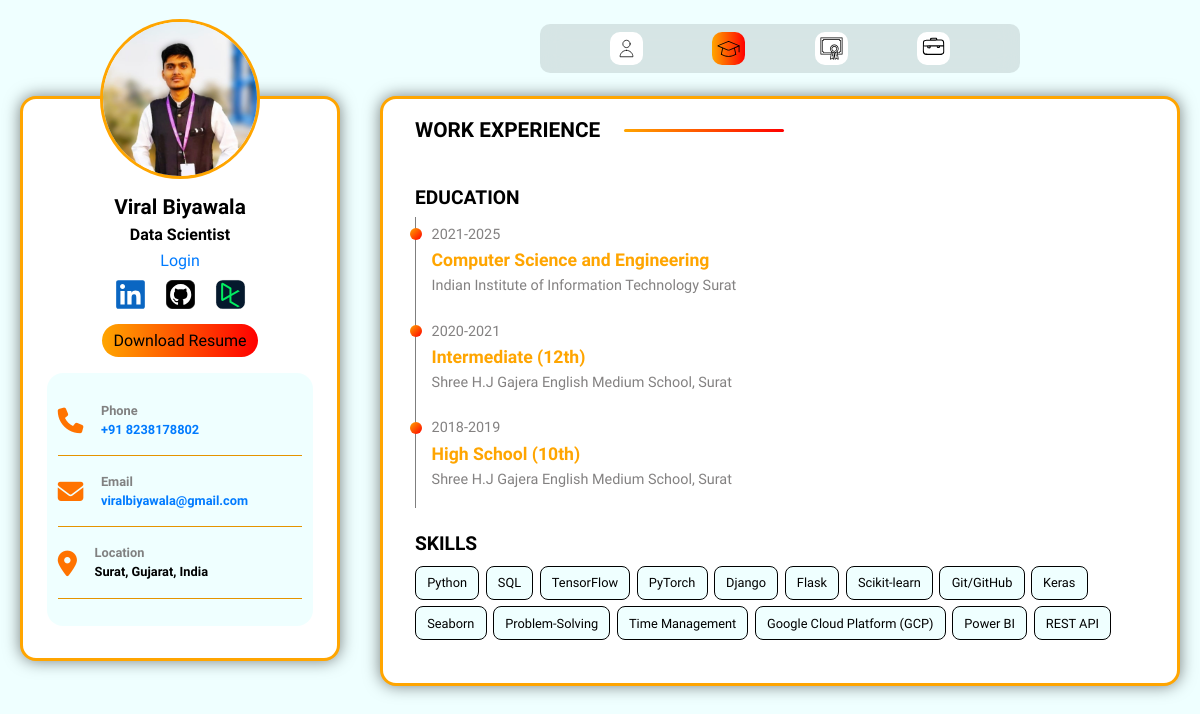
Page /education/ on the earlier database version.
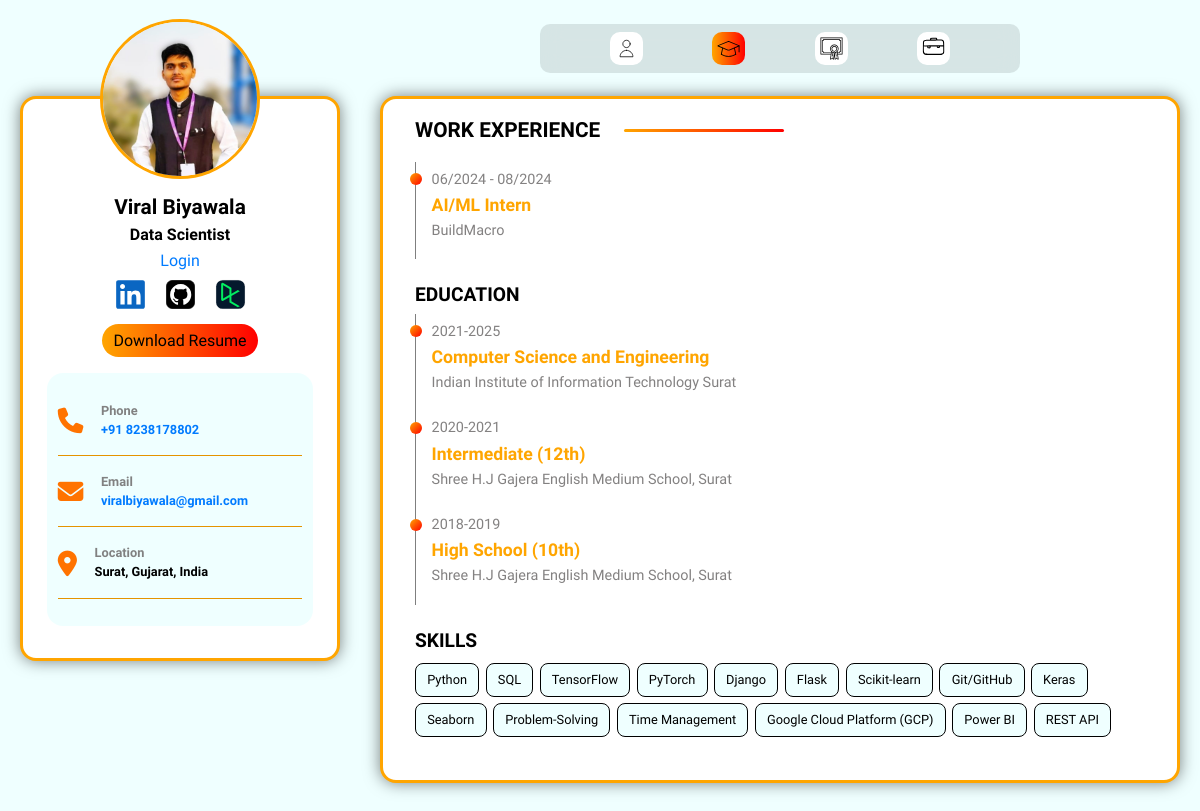
Same page on the later database version.
### viralapp/models.py (models this page shows, shortened)
class Education(models.Model):
    user = models.ForeignKey(User, on_delete=models.CASCADE)
    degree = models.CharField(max_length=200)
    school = models.CharField(max_length=200)
    graduation_year = models.CharField(max_length=200)
    display_order = models.IntegerField(default=0, blank=True, null=True)

class Skills(models.Model):
    user = models.ForeignKey(User, on_delete=models.CASCADE)
    skills_list = models.CharField(max_length=2048, blank=True)

class WorkExperience(models.Model):
    user = models.ForeignKey(User, on_delete=models.CASCADE)
    job_title = models.CharField(max_length=200)
    company = models.CharField(max_length=200)
    years = models.CharField(max_length=50)
    display_order = models.IntegerField(default=0, blank=True, null=True)

### viralapp/views.py (the view)
# urls.py: path('education/', views.education, name='education'),
def education(request):
    superuser = User.objects.filter(is_superuser=True).first()
    if 'theme_preference' in request.GET:
        theme_preference = request.GET['theme_preference']
        request.session['theme_preference'] = theme_preference
    theme_preference = request.session.get('theme_preference', 'light')
    education_entries = Education.objects.filter(user=superuser).order_by('-display_order')
    skills_entries = Skills.objects.filter(user=superuser)
    work_experience_entries = WorkExperience.objects.filter(user=superuser).order_by('-display_order')
    allowed_extensions = ['jpg', 'jpeg', 'png']
    src = "/media/images/profile.jpg"
    for extension in allowed_extensions:
        image_path = f"/media/images/profile.{extension}"
        if os.path.isfile(image_path):
            src = f"/media/images/profile.{extension}"
            break
    mark = 'promark'
    context = {
        'theme_preference': theme_preference,
        'user': superuser,
        'is_superuser': True,
        'link': src,
        'mark': mark,
        'education_entries': education_entries,
        'skills_entries': skills_entries,
        'work_experience_entries': work_experience_entries,
    }
    return render(request, 'education.html', context)

### viralapp/context_processors.py (called while the page is built)
def add_login_status(request):
    return {'editable': request.user.is_authenticated}

### viralapp/templates/education.html (shortened to what this page needs)
{% extends 'base.html' %}
{% load static %}
{% block extra_css %}
<link rel="stylesheet" href="{% static 'css/dashboard.css' %}" />
{% endblock %}
{% block content %}
<div class="main-content" id="promark">
        <div class="join">
            <p>WORK EXPERIENCE</p>
            <div class="horizontal-bar"></div>
        </div>
        <div id="education-container">
            {% for entry in work_experience_entries|dictsortreversed:"id" %}
            <div class="education-entry">
                <div class="education-details">
                    <p class="grad_year"> {{ entry.years }}</p>
                    <p class="degree">{{ entry.job_title }}</p>
                    <p class="school"> {{ entry.company }}</p>
                </div>
            </div>
            {% endfor %}
        </div>
    <h3 class="subhead">EDUCATION</h3>
    <div id="education-container">
        {% for entry in education_entries %}
        <div class="education-entry">
            <div class="education-details">
                <p class="grad_year">{{ entry.graduation_year }}</p>
                <p class="degree"> {{ entry.degree }}</p>
                <p class="school"> {{ entry.school }}</p>
            </div>
        </div>
        {% endfor %}
    </div>
    <h3 class="subhead">SKILLS</h3>
    <div id="skills-container">
        {% for entry in skills_entries %}
        <span class="skill">{{ entry.skills_list }}
            </span >
        {% endfor %}
    </div>
</div>
{% endblock %}

Differences in the rows shown:
added WorkExperience: years "06/2024 - 08/2024", job_title "AI/ML Intern", company "BuildMacro"
